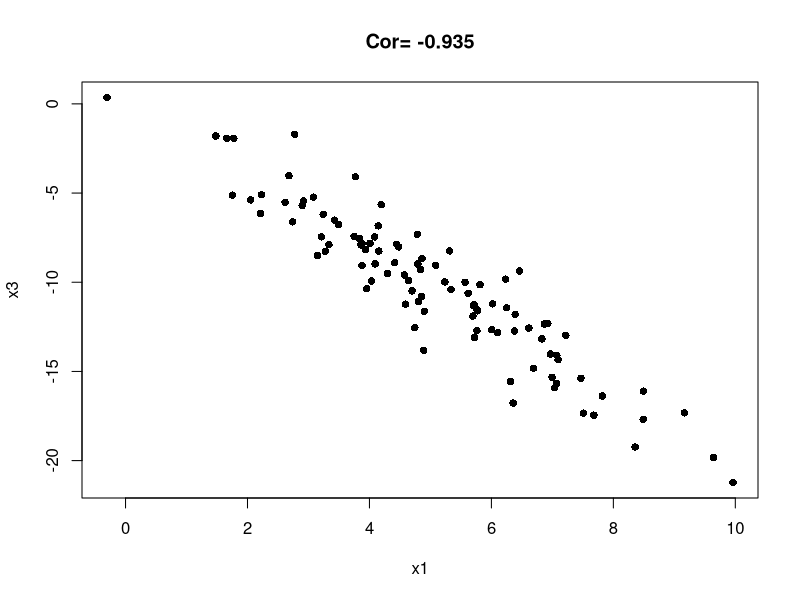
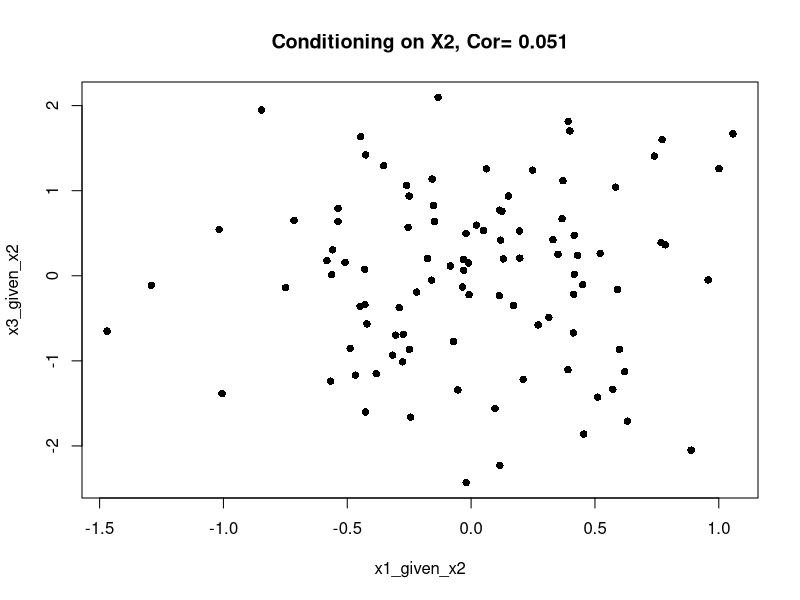
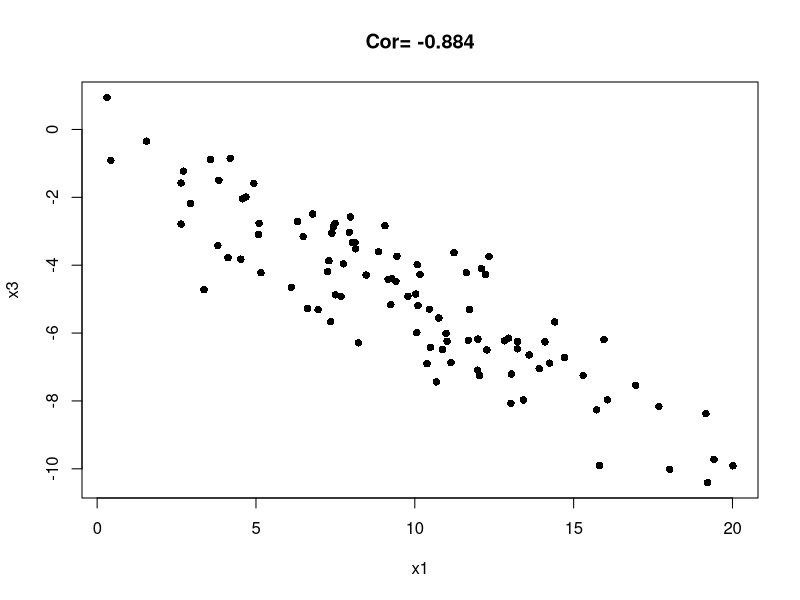
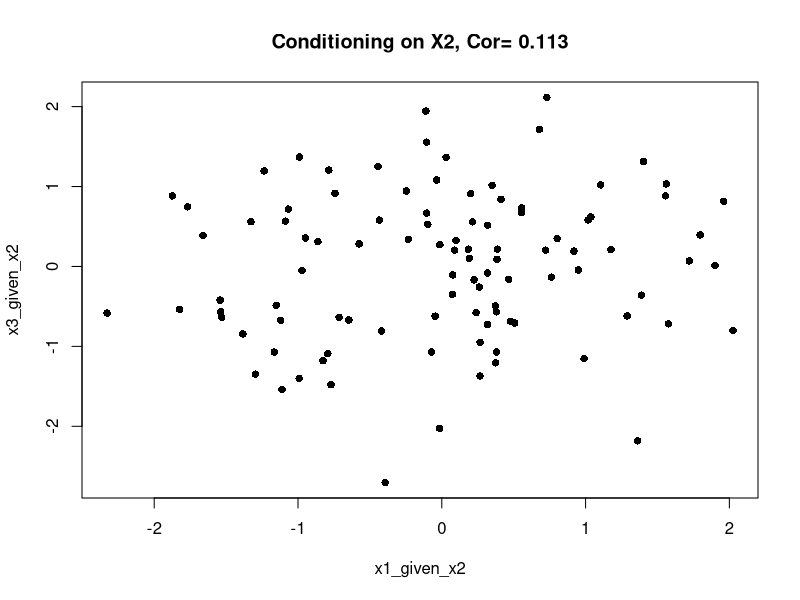
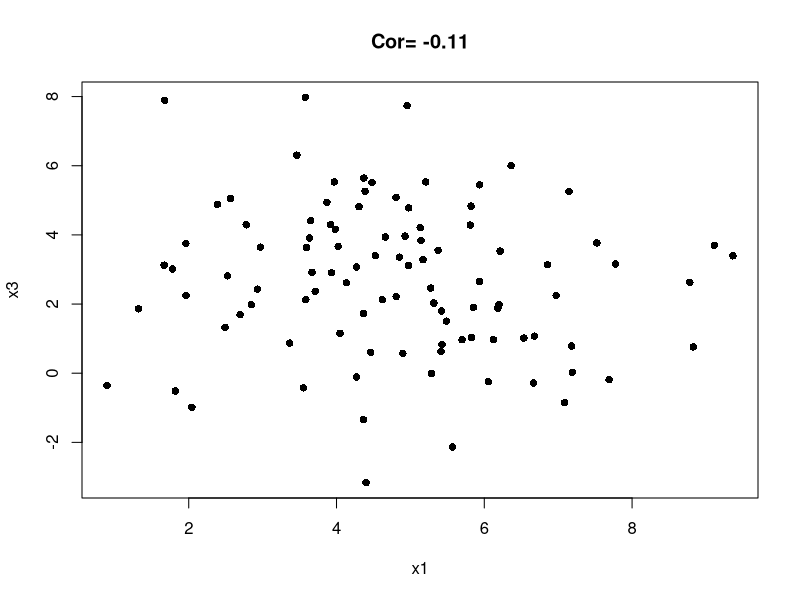
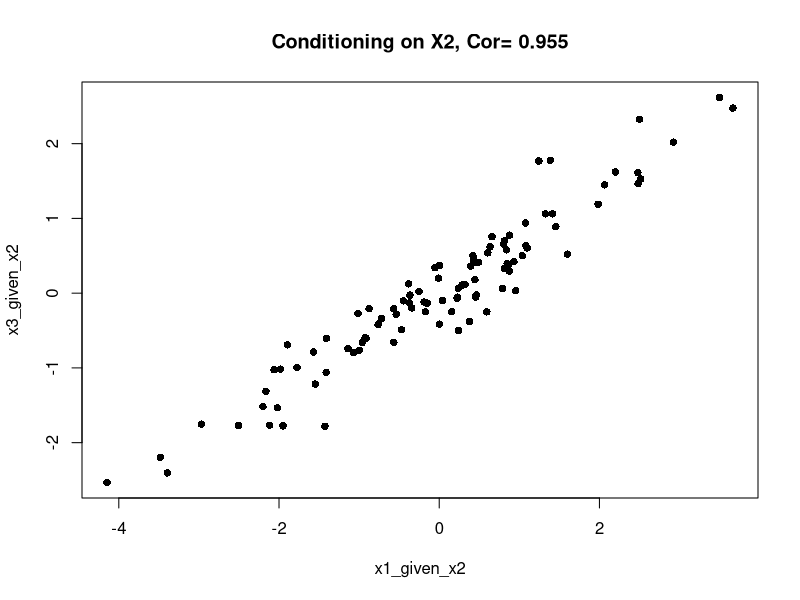

Recreate these plots in R, in order.
## ---- chunk 1
library(dplyr)
set.seed(1231)
knitr::opts_chunk$set(fig.dim=c(5, 4), fig.align='center')
## ---- chunk 2
x1 <- rnorm(n = 100, mean = 5, sd = 2)
x2 <- 2 * x1 + rnorm(n = 100, mean = 0, sd = 1)
x3 <- -1 * x2 + rnorm(n = 100, mean = 0, sd = 1)

plot(x1,x3, pch=16, main = paste("Cor=",round(cor(x1,x3),3)))

x1_given_x2 <- lm(x1 ~ x2)$residuals
x3_given_x2 <- lm(x3 ~ x2)$residuals
plot(x1_given_x2,x3_given_x2, pch=16, main = paste("Conditioning on X2, Cor=",round(cor(x1_given_x2,x3_given_x2),3)))

## ---- chunk 3
x2 <- rnorm(n = 100, mean = 5, sd = 2)
x1 <- 2 * x2 + rnorm(n = 100, mean = 0, sd = 1)
x3 <- -1 * x2 + rnorm(n = 100, mean = 0, sd = 1)

plot(x1,x3, pch=16, main = paste("Cor=",round(cor(x1,x3),3)))

x1_given_x2 <- lm(x1 ~ x2)$residuals
x3_given_x2 <- lm(x3 ~ x2)$residuals
plot(x1_given_x2,x3_given_x2, pch=16, main = paste("Conditioning on X2, Cor=",round(cor(x1_given_x2,x3_given_x2),3)))
## ---- chunk 4
x1 <- rnorm(n = 100, mean = 5, sd = 2)
x3 <- rnorm(n = 100, mean = 3, sd = 2)
x2 <- 2 * x1 -3 * x3 + rnorm(n = 100, mean = 0, sd = 1)

plot(x1,x3, pch=16, main = paste("Cor=",round(cor(x1,x3),3)))

x1_given_x2 <- lm(x1 ~ x2)$residuals
x3_given_x2 <- lm(x3 ~ x2)$residuals
plot(x1_given_x2,x3_given_x2, pch=16, main = paste("Conditioning on X2, Cor=",round(cor(x1_given_x2,x3_given_x2),3)))
